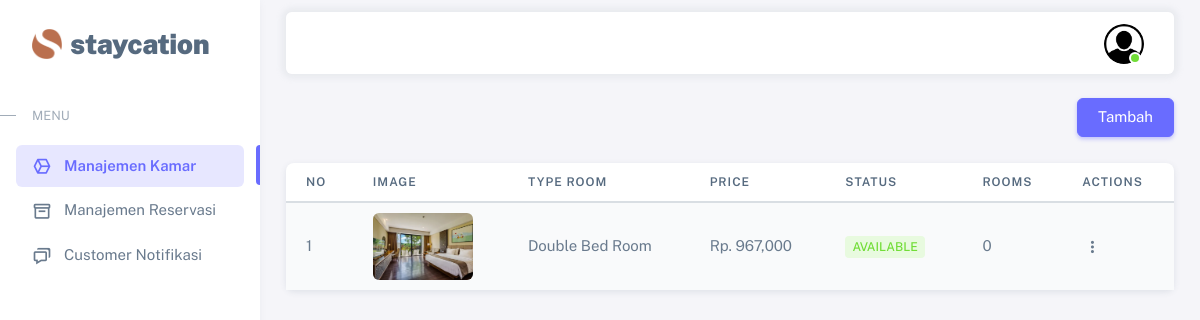
Page /dashboard/hotel/hotel.php (signed in) on the committed database.
### tables this page shows
CREATE TABLE `kamar` (
  `ID_KAMAR` int(11) NOT NULL,
  `ID_HOTEL` int(11) NOT NULL,
  `ID_TIPE_KAMAR` int(11) NOT NULL,
  `HARGA_KAMAR` decimal(10,0) NOT NULL,
  `STATUS_KAMAR` enum('Available','Unavailable') NOT NULL,
  `GAMBAR_KAMAR` varchar(255) NOT NULL,
  `JUMLAH_RUANGAN` int(20) NOT NULL
);

CREATE TABLE `tipe_kamar` (
  `ID_TIPE_KAMAR` int(11) NOT NULL,
  `TIPE_KAMAR` varchar(20) NOT NULL
);

### dashboard/hotel/hotel.php (the view, shortened to what this page needs)
<?php
  include '../../controller/hotel-crud.php';
  include '../../partials/header-hotel.php';
?>
    <div class="content-wrapper">
      <div class="container mt-4">
        <button type="button" class="btn btn-primary float-end" data-bs-toggle="modal" data-bs-target="#myModal">Tambah</button>
      </div>
      <div class="container-xxl flex-grow-1 container-p-y">
        <div class="card mb-4">
          <table class="table table-striped">
            <thead>
              <tr>
                <th>no</th>
                <th>Image</th>
                <th>Type Room</th>
                <th>price</th>
                <th>Status</th>
                <th>Rooms</th>
                <th>Actions</th>
              </tr>
            </thead>
            <tbody class="table-border-bottom-0">
              <?php
                  $id = $_SESSION['id_hotel'];
                  $query = "SELECT kamar.id_kamar, kamar.gambar_kamar, kamar.id_tipe_kamar, tipe_kamar.tipe_kamar,
                              kamar.harga_kamar, kamar.status_kamar, kamar.jumlah_ruangan
                            FROM kamar
                            JOIN tipe_kamar ON kamar.id_tipe_kamar = tipe_kamar.id_tipe_kamar
                            WHERE id_hotel = $id";
                  $result = $koneksi->query($query);
                  $no = 1;
                  if ($result) {
                      while ($row = $result->fetch_assoc()) {
                          echo "<tr>";
                          echo "<td>" . $no++ . "</td>";
                          echo "<td><img src='../../img/upload/kamar/" . $row['gambar_kamar'] . "' class='rounded' width='100' alt='$row[gambar_kamar]'></td>";
                          echo "<td>" . $row['tipe_kamar'] . "</td>";
                          echo "<td>Rp. " . number_format($row['harga_kamar']) . "</td>";
                          echo "<td><span class='badge " . ($row['status_kamar'] == 'Available' ? 'bg-label-success' : 'bg-label-danger') . " me-1'>" . $row['status_kamar'] . "</span></td>";
                          echo "<td>". $row['jumlah_ruangan']. "</td>";
                          echo "<td>
                                  <div class='dropdown'>
                                    <button type='button' class='btn p-0 dropdown-toggle hide-arrow' data-bs-toggle='dropdown'>
                                      <i class='bx bx-dots-vertical-rounded'></i>
                                    </button>
                                    <div class='dropdown-menu'>
                                      <a class='dropdown-item' href='javascript:void(0);' data-bs-toggle='modal' data-bs-target='#editModal" . $row['id_kamar'] . "'>
                                        <i class='bx bx-edit-alt me-1'></i> Edit
                                      </a>
                                      <a class='dropdown-item' href='#' data-bs-toggle='modal' data-bs-target='#konfirmasiModal" . $row['id_kamar'] . "'>
                                        <i class='bx bx-trash me-1'></i> Delete
                                      </a>
                                    </div>
                                  </div>
                                </td>";
                          echo "</tr>";
                ?>
                <?php
                      }
                  } else {
                      echo "Error: " . $koneksi->error;
                  }
              ?>
            </tbody>
          </table>
        </div>
    </div>
<?php
    include '../../partials/footer-hotel.php'
?>

### rows in the picture
kamar: GAMBAR_KAMAR (picture), ID_TIPE_KAMAR.TIPE_KAMAR "Double Bed Room", HARGA_KAMAR "967,000", STATUS_KAMAR "AVAILABLE", JUMLAH_RUANGAN "0"
